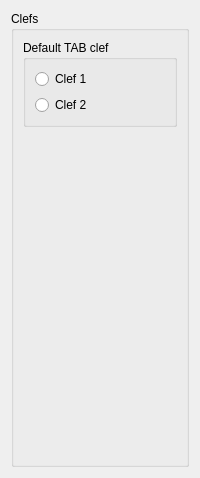
     <widget class="QWidget" name="Seite8">
      <layout class="QVBoxLayout" name="verticalLayout_27">
       <property name="spacing">
        <number>0</number>
       </property>
       <item>
        <widget class="QGroupBox" name="groupBox_17">
         <property name="title">
          <string>Clefs</string>
         </property>
         <layout class="QVBoxLayout" name="verticalLayout_28">
          <item>
           <widget class="QGroupBox" name="groupBox_18">
            <property name="title">
             <string>Default TAB clef</string>
            </property>
            <layout class="QVBoxLayout" name="verticalLayout_29">
             <item>
              <widget class="QRadioButton" name="clefTab1">
               <property name="text">
                <string>Clef 1</string>
               </property>
              </widget>
             </item>
             <item>
              <widget class="QRadioButton" name="clefTab2">
               <property name="text">
                <string>Clef 2</string>
               </property>
              </widget>
             </item>
            </layout>
           </widget>
          </item>
          <item>
           <spacer name="verticalSpacer_15">
            <property name="orientation">
             <enum>Qt::Vertical</enum>
            </property>
            <property name="sizeHint" stdset="0">
             <size>
              <width>20</width>
              <height>328</height>
             </size>
            </property>
           </spacer>
          </item>
         </layout>
        </widget>
       </item>
      </layout>
     </widget>
